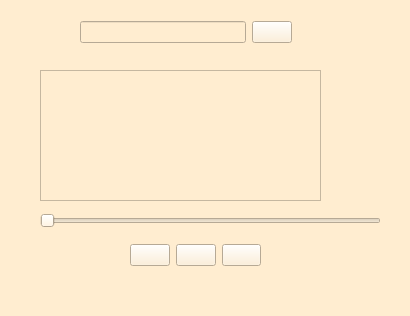
<?xml version="1.0" encoding="UTF-8"?>
<ui version="4.0">
 <class>Music</class>
 <widget class="QWidget" name="Music">
  <property name="geometry">
   <rect>
    <x>0</x>
    <y>0</y>
    <width>410</width>
    <height>316</height>
   </rect>
  </property>
  <property name="windowTitle">
   <string>Form</string>
  </property>
  <property name="styleSheet">
   <string notr="true">background-color: rgb(255, 237, 208);</string>
  </property>
  <widget class="QSlider" name="horizontalSlider">
   <property name="geometry">
    <rect>
     <x>40</x>
     <y>210</y>
     <width>341</width>
     <height>21</height>
    </rect>
   </property>
   <property name="orientation">
    <enum>Qt::Horizontal</enum>
   </property>
  </widget>
  <widget class="QWidget" name="layoutWidget">
   <property name="geometry">
    <rect>
     <x>130</x>
     <y>230</y>
     <width>131</width>
     <height>51</height>
    </rect>
   </property>
   <layout class="QHBoxLayout" name="horizontalLayout">
    <item>
     <widget class="QPushButton" name="btn_prior">
      <property name="styleSheet">
       <string notr="true">border-image: url(:/picture/07_prior.png);</string>
      </property>
      <property name="text">
       <string/>
      </property>
     </widget>
    </item>
    <item>
     <widget class="QPushButton" name="btn_start">
      <property name="styleSheet">
       <string notr="true">border-image: url(:/picture/06_start.png);</string>
      </property>
      <property name="text">
       <string/>
      </property>
     </widget>
    </item>
    <item>
     <widget class="QPushButton" name="btn_next">
      <property name="styleSheet">
       <string notr="true">border-image: url(:/picture/08_next.png);</string>
      </property>
      <property name="text">
       <string/>
      </property>
     </widget>
    </item>
   </layout>
  </widget>
  <widget class="QWidget" name="layoutWidget">
   <property name="geometry">
    <rect>
     <x>80</x>
     <y>20</y>
     <width>212</width>
     <height>25</height>
    </rect>
   </property>
   <layout class="QHBoxLayout" name="horizontalLayout_2">
    <item>
     <widget class="QLineEdit" name="lineEdit"/>
    </item>
    <item>
     <widget class="QPushButton" name="btn_find">
      <property name="styleSheet">
       <string notr="true">border-image: url(:/picture/10_find.png);</string>
      </property>
      <property name="text">
       <string/>
      </property>
     </widget>
    </item>
   </layout>
  </widget>
  <widget class="QListView" name="listView">
   <property name="geometry">
    <rect>
     <x>40</x>
     <y>70</y>
     <width>281</width>
     <height>131</height>
    </rect>
   </property>
   <property name="styleSheet">
    <string notr="true">border-image: url(:/picture/26.png);</string>
   </property>
  </widget>
 </widget>
 <resources/>
 <connections/>
</ui>
